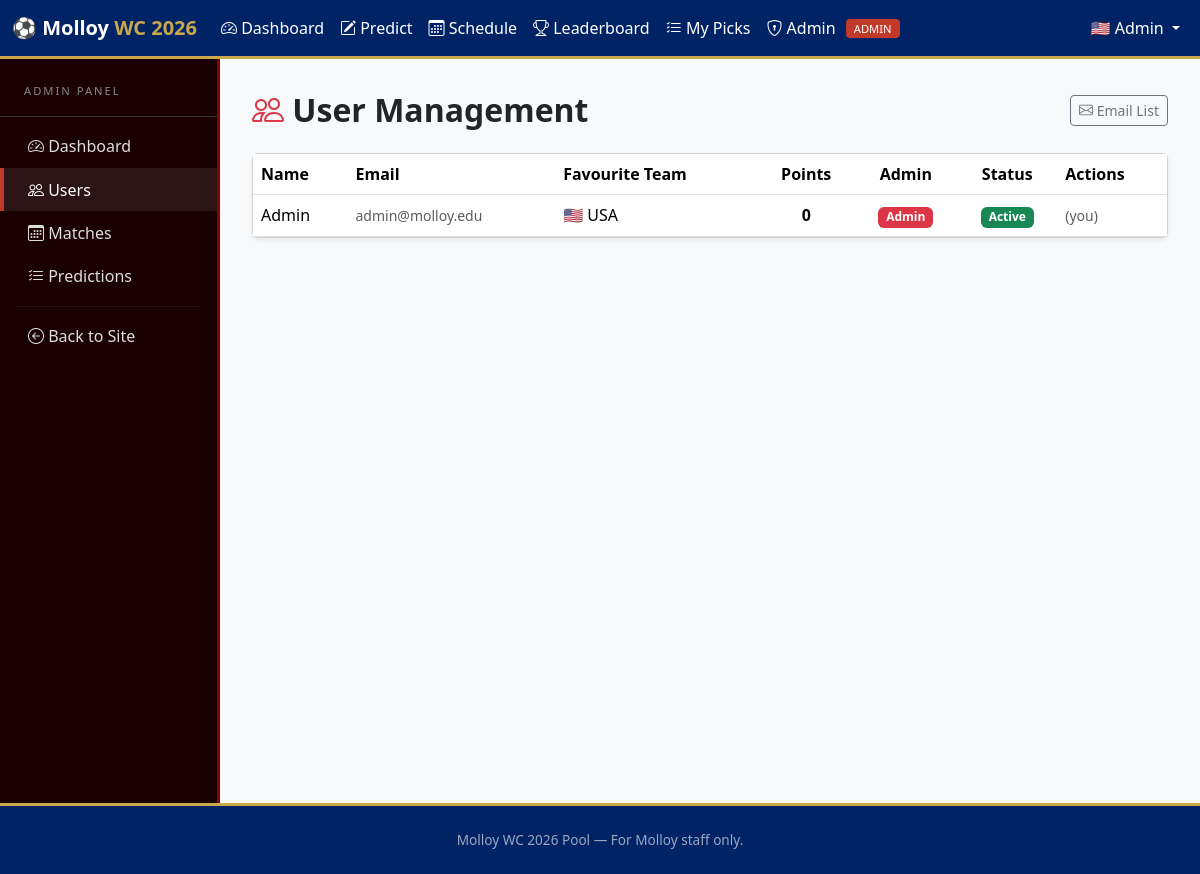
The app's page /admin/users (signed in), older data.
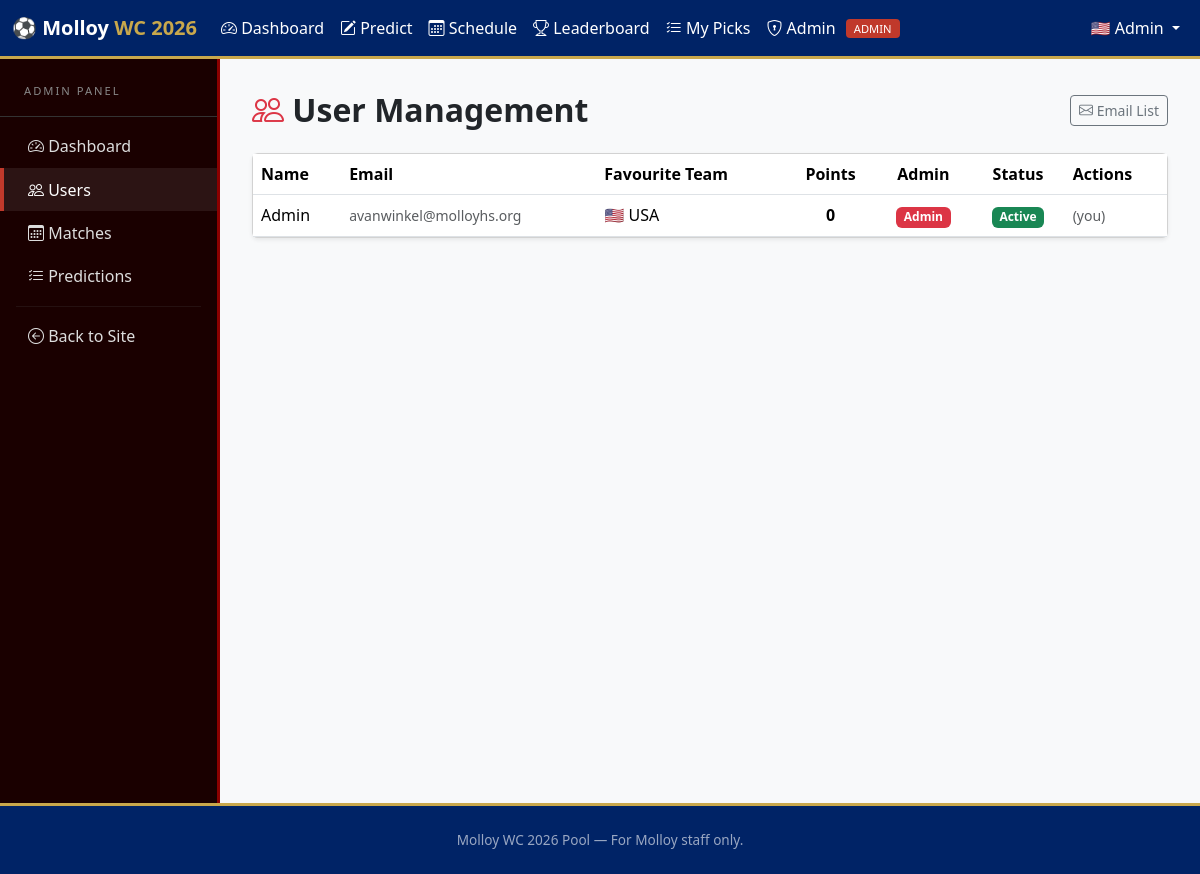
The same page, newer data.
### models.py (models this page shows, shortened)
class User(UserMixin, db.Model):
    __tablename__ = "users"
    id = db.Column(db.Integer, primary_key=True)
    name = db.Column(db.String(100), nullable=False)
    email = db.Column(db.String(150), unique=True, nullable=False)
    password_hash = db.Column(db.String(255), nullable=False)
    favorite_team = db.Column(db.String(100))
    is_admin = db.Column(db.Boolean, default=False, nullable=False)
    is_approved = db.Column(db.Boolean, default=True, nullable=False)
    created_at = db.Column(db.DateTime, default=datetime.utcnow)
    predictions = db.relationship("Prediction", backref="user", lazy=True)
    @property
    def total_points(self):
        return sum(p.points_awarded or 0 for p in self.predictions)

### routes/admin.py (the view)
@admin_bp.route("/users")
@login_required
def users():
    require_admin()
    all_users = User.query.order_by(User.created_at).all()
    return render_template("admin/users.html", users=all_users)

### routes/admin.py (called while the page is built)
def require_admin():
    if not current_user.is_authenticated or not current_user.is_admin:
        abort(403)

### templates/admin/users.html (shortened to what this page needs)
{% extends "admin/base_admin.html" %}
{% block admin_content %}
<div class="d-flex align-items-center justify-content-between mb-4">
  <h2 class="fw-bold mb-0"><i class="bi bi-people text-danger"></i> User Management</h2>
  <button class="btn btn-outline-secondary btn-sm" type="button"
          data-bs-toggle="collapse" data-bs-target="#emailListPanel" aria-expanded="false">
    <i class="bi bi-envelope"></i> Email List
  </button>
</div>
<div class="card shadow-sm">
  <div class="table-responsive">
    <table class="table table-hover align-middle mb-0">
      <thead style="background-color:#1a0000; color:#fff;">
        <tr>
          <th>Name</th>
          <th>Email</th>
          <th>Favourite Team</th>
          <th class="text-center">Points</th>
          <th class="text-center">Admin</th>
          <th class="text-center">Status</th>
          <th>Actions</th>
        </tr>
      </thead>
      <tbody>
        {% for u in users %}
        <tr>
          <td>{{ u.name }}</td>
          <td class="text-muted small">{{ u.email }}</td>
          <td>{{ FLAG_EMOJI.get(u.favorite_team, '') }} {{ u.favorite_team or '—' }}</td>
          <td class="text-center fw-bold">{{ u.total_points }}</td>
          <td class="text-center">
            {% if u.is_admin %}<span class="badge bg-danger">Admin</span>{% else %}—{% endif %}
          </td>
          <td class="text-center">
            {% if u.is_approved %}
              <span class="badge bg-success">Active</span>
            {% else %}
              <span class="badge bg-secondary">Disabled</span>
            {% endif %}
          </td>
          <td>
            <div class="d-flex gap-1 flex-wrap">
              {% if u.id != current_user.id %}
                <form method="POST" action="{{ url_for('admin.toggle_approved', user_id=u.id) }}">
                  <button class="btn btn-xs btn-sm btn-outline-{{ 'danger' if u.is_approved else 'success' }}" style="font-size:0.75rem;">
                    {{ 'Disable' if u.is_approved else 'Enable' }}
                  </button>
                </form>
                <form method="POST" action="{{ url_for('admin.toggle_admin', user_id=u.id) }}">
                  <button class="btn btn-sm btn-outline-{{ 'warning' if u.is_admin else 'secondary' }}" style="font-size:0.75rem;">
                    {{ 'Demote' if u.is_admin else 'Make Admin' }}
                  </button>
                </form>
                <form method="POST" action="{{ url_for('admin.delete_user', user_id=u.id) }}"
                      onsubmit="return confirm('Delete {{ u.name }}? This cannot be undone.');">
                  <button class="btn btn-sm btn-outline-danger" style="font-size:0.75rem;">Delete</button>
                </form>
              {% else %}
                <span class="text-muted small">(you)</span>
              {% endif %}
            </div>
          </td>
        </tr>
        {% endfor %}
      </tbody>
    </table>
  </div>
</div>
{% endblock %}

### templates/admin/base_admin.html
{% extends "base.html" %}
{% block content %}
<div class="admin-wrapper">
  <div class="admin-sidebar">
    <div class="sidebar-header">Admin Panel</div>
    <nav class="nav flex-column">
      <a class="nav-link {% if request.endpoint == 'admin.dashboard' %}active{% endif %}"
         href="{{ url_for('admin.dashboard') }}">
        <i class="bi bi-speedometer2"></i> Dashboard
      </a>
      <a class="nav-link {% if request.endpoint == 'admin.users' %}active{% endif %}"
         href="{{ url_for('admin.users') }}">
        <i class="bi bi-people"></i> Users
      </a>
      <a class="nav-link {% if request.endpoint == 'admin.matches' %}active{% endif %}"
         href="{{ url_for('admin.matches') }}">
        <i class="bi bi-calendar3"></i> Matches
      </a>
      <a class="nav-link {% if request.endpoint == 'admin.predictions' %}active{% endif %}"
         href="{{ url_for('admin.predictions') }}">
        <i class="bi bi-list-check"></i> Predictions
      </a>
      <hr style="border-color:#444; margin: 0.5rem 1rem;">
      <a class="nav-link" href="{{ url_for('user.index') }}">
        <i class="bi bi-arrow-left-circle"></i> Back to Site
      </a>
    </nav>
  </div>
  <div class="admin-content">
    {% block admin_content %}{% endblock %}
  </div>
</div>
{% endblock %}

### templates/base.html (shortened to what this page needs)
<!doctype html>
<html lang="en">
<head>
  <link rel="stylesheet" href="https://cdn.jsdelivr.net/npm/bootstrap@5.3.3/dist/css/bootstrap.min.css">
  <link rel="stylesheet" href="https://cdn.jsdelivr.net/npm/bootstrap-icons@1.11.3/font/bootstrap-icons.min.css">
  <link rel="stylesheet" href="{{ url_for('static', filename='style.css') }}">
</head>
<body>
<nav class="navbar navbar-expand-lg navbar-molloy">
  <div class="container-fluid">
    <a class="navbar-brand fw-bold" href="{{ url_for('user.index') }}">
      ⚽ Molloy <span>WC 2026</span>
    </a>
    <div class="collapse navbar-collapse" id="navbarMain">
      <ul class="navbar-nav me-auto">
        {% if current_user.is_authenticated %}
          <li class="nav-item"><a class="nav-link" href="{{ url_for('user.dashboard') }}"><i class="bi bi-speedometer2"></i> Dashboard</a></li>
          <li class="nav-item"><a class="nav-link" href="{{ url_for('user.predict') }}"><i class="bi bi-pencil-square"></i> Predict</a></li>
          <li class="nav-item"><a class="nav-link" href="{{ url_for('user.schedule') }}"><i class="bi bi-calendar3"></i> Schedule</a></li>
          <li class="nav-item"><a class="nav-link" href="{{ url_for('user.leaderboard') }}"><i class="bi bi-trophy"></i> Leaderboard</a></li>
          <li class="nav-item"><a class="nav-link" href="{{ url_for('user.my_predictions') }}"><i class="bi bi-list-check"></i> My Picks</a></li>
          {% if current_user.is_admin %}
            <li class="nav-item">
              <a class="nav-link" href="{{ url_for('admin.dashboard') }}">
                <i class="bi bi-shield-lock"></i> Admin <span class="admin-badge">ADMIN</span>
              </a>
            </li>
          {% endif %}
        {% endif %}
      </ul>
      <ul class="navbar-nav ms-auto">
        {% if current_user.is_authenticated %}
          <li class="nav-item dropdown">
            <a class="nav-link dropdown-toggle" href="#" data-bs-toggle="dropdown">
              {{ FLAG_EMOJI.get(current_user.favorite_team, '') }} {{ current_user.name }}
            </a>
          </li>
        {% else %}
          <li class="nav-item"><a class="nav-link" href="{{ url_for('auth.login') }}">Login</a></li>
          <li class="nav-item"><a class="nav-link btn btn-outline-warning btn-sm ms-2 px-3" href="{{ url_for('auth.register') }}">Register</a></li>
        {% endif %}
      </ul>
    </div>
  </div>
</nav>
<div class="container-fluid px-0">
  {% block content %}{% endblock %}
</div>
<footer>
  <div>Molloy WC 2026 Pool &mdash; For Molloy staff only.</div>
</footer>
</body>
</html>

### static/style.css (style rules this page uses)
:root { --navy: #002366; --navy-dark: #001540; --gold: #C9A84C; --gold-light: #e0c068; }
body { background-color: #f4f6f9; font-family: 'Segoe UI', Tahoma, Geneva, Verdana, sans-serif; }
.navbar-molloy { background-color: var(--navy); border-bottom: 3px solid var(--gold); }
.navbar-molloy .navbar-brand, .navbar-molloy .nav-link { color: #fff !important; }
.navbar-molloy .navbar-brand span { color: var(--gold); }
.admin-wrapper { display: flex; min-height: calc(100vh - 56px); }
.admin-sidebar { width: 220px; min-width: 220px; background-color: #1a0000; color: #fff; padding: 1.5rem 0; border-right: 3px solid #8b0000; }
.admin-sidebar .nav-link { color: #ddd; padding: 0.6rem 1.5rem; border-left: 4px solid transparent; transition: all 0.2s; }
.admin-sidebar .nav-link:hover, .admin-sidebar .nav-link.active { color: #fff; background-color: rgba(255,255,255,0.08); border-left-color: #c0392b; }
.admin-sidebar .sidebar-header { padding: 0 1.5rem 1rem; font-size: 0.7rem; text-transform: uppercase; letter-spacing: 2px; color: #888; border-bottom: 1px solid #333; margin-bottom: 0.5rem; }
.admin-content { flex: 1; padding: 2rem; background-color: #f8f9fa; }
.admin-badge { background-color: #c0392b; color: #fff; font-size: 0.7rem; padding: 2px 8px; border-radius: 4px; margin-left: 6px; vertical-align: middle; }
footer { background-color: var(--navy); color: rgba(255,255,255,0.6); padding: 1.5rem; text-align: center; font-size: 0.85rem; border-top: 3px solid var(--gold); }

Row changes from the older to the newer data that the page shows:
changed User "Admin": email "admin@molloy.edu" → "avanwinkel@molloyhs.org"
